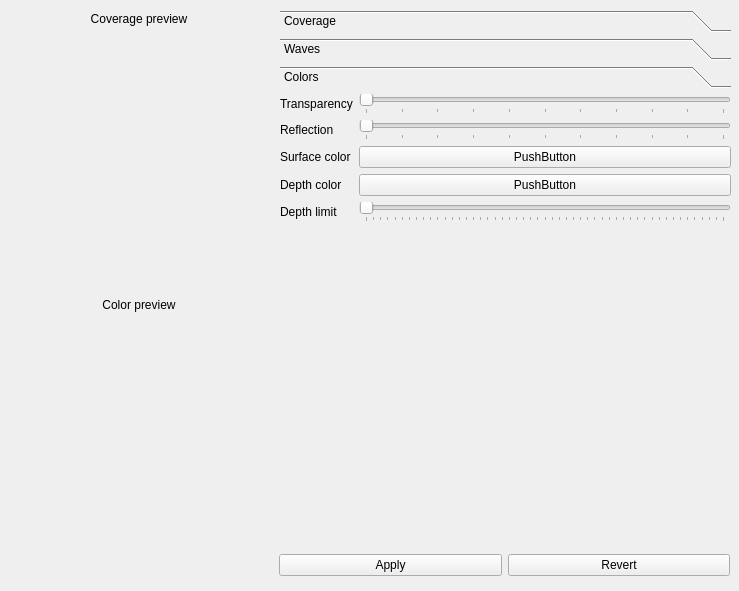
<?xml version="1.0" encoding="UTF-8"?>
<ui version="4.0">
 <class>FormWater</class>
 <widget class="QWidget" name="FormWater">
  <property name="geometry">
   <rect>
    <x>0</x>
    <y>0</y>
    <width>739</width>
    <height>591</height>
   </rect>
  </property>
  <property name="windowTitle">
   <string>Form</string>
  </property>
  <widget class="QWidget" name="horizontalLayoutWidget">
   <property name="geometry">
    <rect>
     <x>279</x>
     <y>550</y>
     <width>451</width>
     <height>31</height>
    </rect>
   </property>
   <layout class="QHBoxLayout" name="water_buttons">
    <item>
     <widget class="QPushButton" name="water_apply">
      <property name="text">
       <string>Apply</string>
      </property>
     </widget>
    </item>
    <item>
     <widget class="QPushButton" name="water_revert">
      <property name="text">
       <string>Revert</string>
      </property>
     </widget>
    </item>
   </layout>
  </widget>
  <widget class="QWidget" name="verticalLayoutWidget">
   <property name="geometry">
    <rect>
     <x>10</x>
     <y>10</y>
     <width>258</width>
     <height>566</height>
    </rect>
   </property>
   <layout class="QVBoxLayout" name="water_previews">
    <item>
     <widget class="QLabel" name="label_5">
      <property name="sizePolicy">
       <sizepolicy hsizetype="Preferred" vsizetype="Minimum">
        <horstretch>0</horstretch>
        <verstretch>0</verstretch>
       </sizepolicy>
      </property>
      <property name="text">
       <string>Coverage preview</string>
      </property>
      <property name="alignment">
       <set>Qt::AlignCenter</set>
      </property>
     </widget>
    </item>
    <item>
     <widget class="QWidget" name="water_preview_coverage" native="true">
      <property name="sizePolicy">
       <sizepolicy hsizetype="Fixed" vsizetype="Fixed">
        <horstretch>0</horstretch>
        <verstretch>0</verstretch>
       </sizepolicy>
      </property>
      <property name="minimumSize">
       <size>
        <width>256</width>
        <height>256</height>
       </size>
      </property>
      <property name="maximumSize">
       <size>
        <width>256</width>
        <height>256</height>
       </size>
      </property>
      <property name="baseSize">
       <size>
        <width>256</width>
        <height>256</height>
       </size>
      </property>
     </widget>
    </item>
    <item>
     <widget class="QLabel" name="label_6">
      <property name="sizePolicy">
       <sizepolicy hsizetype="Preferred" vsizetype="Minimum">
        <horstretch>0</horstretch>
        <verstretch>0</verstretch>
       </sizepolicy>
      </property>
      <property name="text">
       <string>Color preview</string>
      </property>
      <property name="alignment">
       <set>Qt::AlignCenter</set>
      </property>
     </widget>
    </item>
    <item>
     <widget class="QWidget" name="water_preview_color" native="true">
      <property name="sizePolicy">
       <sizepolicy hsizetype="Fixed" vsizetype="Fixed">
        <horstretch>0</horstretch>
        <verstretch>0</verstretch>
       </sizepolicy>
      </property>
      <property name="minimumSize">
       <size>
        <width>256</width>
        <height>256</height>
       </size>
      </property>
      <property name="maximumSize">
       <size>
        <width>256</width>
        <height>256</height>
       </size>
      </property>
      <property name="baseSize">
       <size>
        <width>256</width>
        <height>256</height>
       </size>
      </property>
     </widget>
    </item>
   </layout>
  </widget>
  <widget class="QToolBox" name="water_configs">
   <property name="geometry">
    <rect>
     <x>280</x>
     <y>10</y>
     <width>451</width>
     <height>531</height>
    </rect>
   </property>
   <property name="currentIndex">
    <number>2</number>
   </property>
   <widget class="QWidget" name="water_config_coverage">
    <property name="geometry">
     <rect>
      <x>0</x>
      <y>0</y>
      <width>451</width>
      <height>438</height>
     </rect>
    </property>
    <attribute name="label">
     <string>Coverage</string>
    </attribute>
    <widget class="QWidget" name="formLayoutWidget_5">
     <property name="geometry">
      <rect>
       <x>0</x>
       <y>0</y>
       <width>451</width>
       <height>431</height>
      </rect>
     </property>
     <layout class="QFormLayout" name="formLayout_5">
      <property name="fieldGrowthPolicy">
       <enum>QFormLayout::AllNonFixedFieldsGrow</enum>
      </property>
      <item row="0" column="0">
       <widget class="QLabel" name="heightLabel">
        <property name="text">
         <string>Height</string>
        </property>
       </widget>
      </item>
      <item row="0" column="1">
       <widget class="QSlider" name="water_height">
        <property name="minimum">
         <number>-300</number>
        </property>
        <property name="maximum">
         <number>300</number>
        </property>
        <property name="orientation">
         <enum>Qt::Horizontal</enum>
        </property>
       </widget>
      </item>
     </layout>
    </widget>
   </widget>
   <widget class="QWidget" name="water_config_waves">
    <property name="geometry">
     <rect>
      <x>0</x>
      <y>0</y>
      <width>451</width>
      <height>438</height>
     </rect>
    </property>
    <attribute name="label">
     <string>Waves</string>
    </attribute>
   </widget>
   <widget class="QWidget" name="water_config_colors">
    <property name="geometry">
     <rect>
      <x>0</x>
      <y>0</y>
      <width>451</width>
      <height>438</height>
     </rect>
    </property>
    <attribute name="label">
     <string>Colors</string>
    </attribute>
    <widget class="QWidget" name="formLayoutWidget_6">
     <property name="geometry">
      <rect>
       <x>0</x>
       <y>0</y>
       <width>451</width>
       <height>431</height>
      </rect>
     </property>
     <layout class="QFormLayout" name="formLayout_6">
      <property name="fieldGrowthPolicy">
       <enum>QFormLayout::AllNonFixedFieldsGrow</enum>
      </property>
      <item row="0" column="0">
       <widget class="QLabel" name="transparencyLabel">
        <property name="text">
         <string>Transparency</string>
        </property>
       </widget>
      </item>
      <item row="0" column="1">
       <widget class="QSlider" name="water_transparency">
        <property name="maximum">
         <number>1000</number>
        </property>
        <property name="orientation">
         <enum>Qt::Horizontal</enum>
        </property>
        <property name="tickPosition">
         <enum>QSlider::TicksBelow</enum>
        </property>
        <property name="tickInterval">
         <number>100</number>
        </property>
       </widget>
      </item>
      <item row="1" column="0">
       <widget class="QLabel" name="reflectionLabel">
        <property name="text">
         <string>Reflection</string>
        </property>
       </widget>
      </item>
      <item row="1" column="1">
       <widget class="QSlider" name="water_reflection">
        <property name="maximum">
         <number>1000</number>
        </property>
        <property name="orientation">
         <enum>Qt::Horizontal</enum>
        </property>
        <property name="tickPosition">
         <enum>QSlider::TicksBelow</enum>
        </property>
        <property name="tickInterval">
         <number>100</number>
        </property>
       </widget>
      </item>
      <item row="2" column="0">
       <widget class="QLabel" name="surfaceColorLabel">
        <property name="text">
         <string>Surface color</string>
        </property>
       </widget>
      </item>
      <item row="2" column="1">
       <widget class="QPushButton" name="pushButton_7">
        <property name="text">
         <string>PushButton</string>
        </property>
       </widget>
      </item>
      <item row="3" column="0">
       <widget class="QLabel" name="depthColorLabel">
        <property name="text">
         <string>Depth color</string>
        </property>
       </widget>
      </item>
      <item row="4" column="0">
       <widget class="QLabel" name="depthLimitLabel">
        <property name="text">
         <string>Depth limit</string>
        </property>
       </widget>
      </item>
      <item row="3" column="1">
       <widget class="QPushButton" name="pushButton_8">
        <property name="text">
         <string>PushButton</string>
        </property>
       </widget>
      </item>
      <item row="4" column="1">
       <widget class="QSlider" name="water_depth_limit">
        <property name="maximum">
         <number>500</number>
        </property>
        <property name="orientation">
         <enum>Qt::Horizontal</enum>
        </property>
        <property name="tickPosition">
         <enum>QSlider::TicksBelow</enum>
        </property>
        <property name="tickInterval">
         <number>10</number>
        </property>
       </widget>
      </item>
     </layout>
    </widget>
   </widget>
  </widget>
 </widget>
 <resources/>
 <connections/>
</ui>
